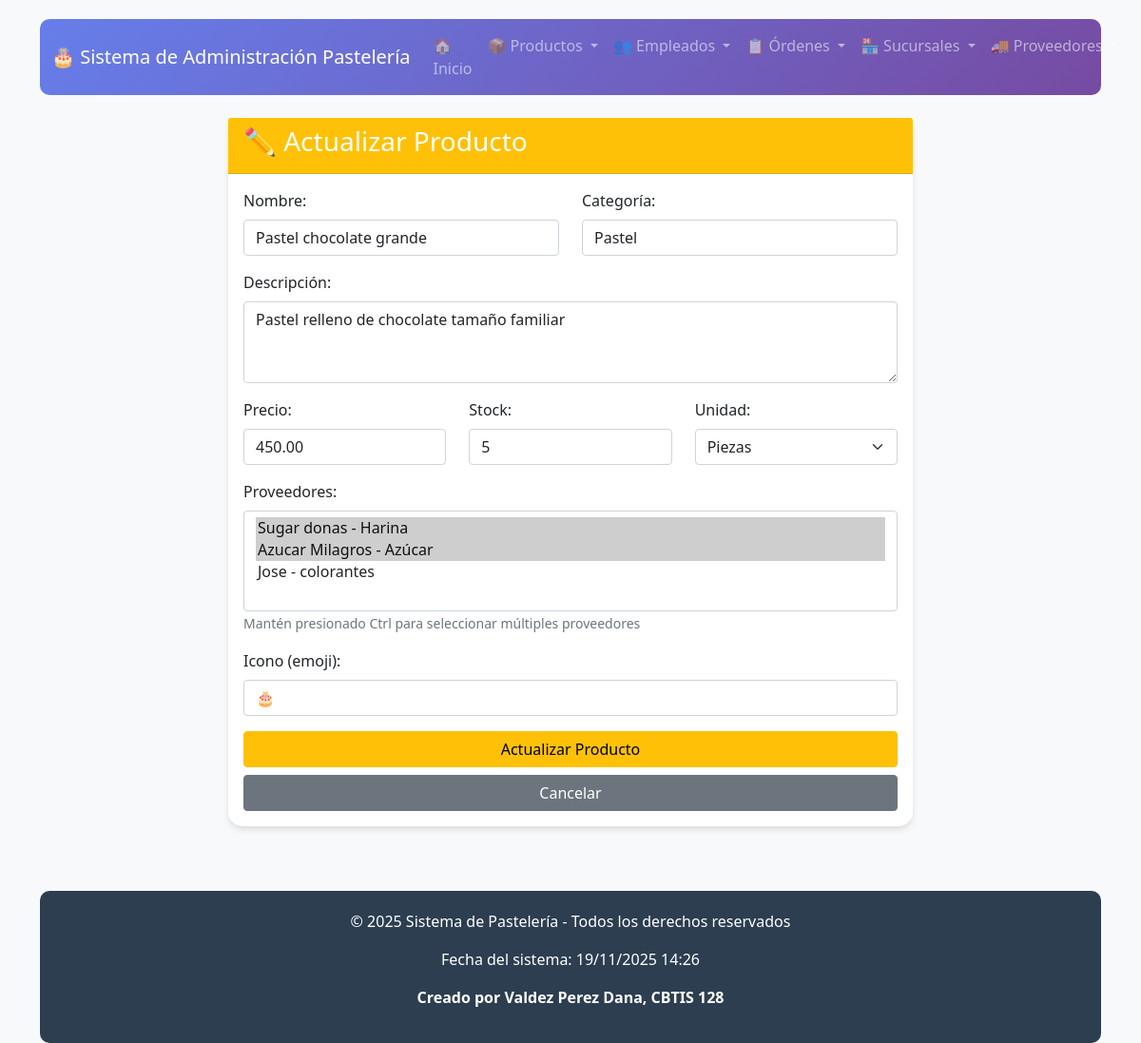
The app's page /productos/actualizar/2/ with its own data.
### app_pasteleria/models.py (models this page shows, shortened)
class Producto(models.Model):
    id_producto = models.AutoField(primary_key=True)
    nombre = models.CharField(max_length=50, unique=True)
    categoria = models.CharField(max_length=100, blank=True, null=True)
    descripcion = models.TextField(blank=True, null=True)
    precio = models.DecimalField(max_digits=10, decimal_places=2)
    stock = models.PositiveIntegerField(default=0)
    unidad = models.CharField(
        max_length=10,
        choices=[
            ('kg', 'Kilogramos'),
            ('gr', 'Gramos'),
            ('l', 'Litros'),
            ('ml', 'Mililitros'),
            ('pz', 'Piezas'),
        ],
        default='pz'
    )
    icono = models.CharField(max_length=100, blank=True, null=True)
    proveedores = models.ManyToManyField(Proveedor, related_name="productos", blank=True)

class Proveedor(models.Model):
    id_proveedor = models.AutoField(primary_key=True)
    nombre = models.CharField(max_length=100)
    telefono = models.CharField(max_length=20, blank=True, null=True)
    cantidad = models.PositiveIntegerField(default=0)
    producto = models.CharField(max_length=100)
    fecha_entrega = models.DateField()
    tipo_pago = models.CharField(
        max_length=20,
        choices=[
            ('Efectivo', 'Efectivo'),
            ('Tarjeta', 'Tarjeta'),
            ('Transferencia', 'Transferencia'),
            ('Otro', 'Otro')
        ],
        default='Efectivo'
    )
    total = models.DecimalField(max_digits=10, decimal_places=2)

### app_pasteleria/views.py (the view)
# urls.py: path('productos/actualizar/<int:id>/', views.actualizar_producto, name='actualizar_producto'),
def actualizar_producto(request, id):
    producto = get_object_or_404(Producto, id_producto=id)
    proveedores = Proveedor.objects.all()
    return render(request, 'productos/actualizar_producto.html', {
        'producto': producto,
        'proveedores': proveedores
    })

### app_pasteleria/templates/productos/actualizar_producto.html (shortened to what this page needs)
{% extends 'base.html' %}
{% block content %}
<div class="container mt-4">
    <div class="row">
        <div class="col-md-8 mx-auto">
            <div class="card">
                <div class="card-header bg-warning text-white">
                    <h3>✏️ Actualizar Producto</h3>
                </div>
                <div class="card-body">
                    <form method="POST" action="{% url 'realizar_actualizacion_producto' producto.id_producto %}">
                        <div class="row">
                            <div class="col-md-6 mb-3">
                                <label class="form-label">Nombre:</label>
                                <input type="text" class="form-control" name="nombre" value="{{ producto.nombre }}" required>
                            </div>
                            <div class="col-md-6 mb-3">
                                <label class="form-label">Categoría:</label>
                                <input type="text" class="form-control" name="categoria" value="{{ producto.categoria|default:'' }}">
                            </div>
                        </div>
                        <div class="mb-3">
                            <label class="form-label">Descripción:</label>
                            <textarea class="form-control" name="descripcion" rows="3">{{ producto.descripcion|default:'' }}</textarea>
                        </div>
                        <div class="row">
                            <div class="col-md-4 mb-3">
                                <label class="form-label">Precio:</label>
                                <input type="number" step="0.01" class="form-control" name="precio" value="{{ producto.precio }}" required>
                            </div>
                            <div class="col-md-4 mb-3">
                                <label class="form-label">Stock:</label>
                                <input type="number" class="form-control" name="stock" value="{{ producto.stock }}" required>
                            </div>
                            <div class="col-md-4 mb-3">
                                <label class="form-label">Unidad:</label>
                                <select class="form-select" name="unidad">
                                    <option value="pz" {% if producto.unidad == 'pz' %}selected{% endif %}>Piezas</option>
                                </select>
                            </div>
                        </div>
                        <div class="mb-3">
                            <label class="form-label">Proveedores:</label>
                            <select class="form-select" name="proveedores" multiple size="4">
                                {% for proveedor in proveedores %}
                                <option value="{{ proveedor.id_proveedor }}"
                                    {% for prod_proveedor in producto.proveedores.all %}
                                        {% if prod_proveedor.id_proveedor == proveedor.id_proveedor %}selected{% endif %}
                                    {% endfor %}>
                                    {{ proveedor.nombre }} - {{ proveedor.producto }}
                                </option>
                                {% endfor %}
                            </select>
                            <small class="form-text text-muted">Mantén presionado Ctrl para seleccionar múltiples proveedores</small>
                        </div>
                        <div class="mb-3">
                            <label class="form-label">Icono (emoji):</label>
                            <input type="text" class="form-control" name="icono" value="{{ producto.icono|default:'' }}" placeholder="🎂">
                        </div>
                        <div class="d-grid gap-2">
                            <button type="submit" class="btn btn-warning">Actualizar Producto</button>
                            <a href="{% url 'inicio_productos' %}" class="btn btn-secondary">Cancelar</a>
                        </div>
                    </form>
                </div>
            </div>
        </div>
    </div>
</div>
{% endblock %}

### app_pasteleria/templates/base.html (style rules this page uses)
body { background-color: #f8f9fa; font-family: 'Segoe UI', Tahoma, Geneva, Verdana, sans-serif; padding-top: 20px; min-height: 100vh; display: flex; flex-direction: column; }
.card { border: none; border-radius: 15px; box-shadow: 0 4px 6px rgba(0,0,0,0.1); margin-bottom: 20px; }

### records on screen
Producto: nombre "Pastel chocolate grande", categoria "Pastel", descripcion "Pastel relleno de chocolate tamaño familiar", precio "450.00", stock "5", unidad "Piezas"
Proveedor: proveedores "Sugar donas - Harina ☑ / Azucar Milagros - Azúcar ☑ / Jose - colorantes"
